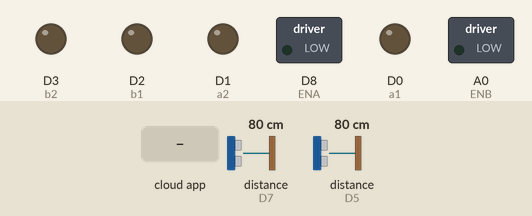
This sketch was run on a simulated ESP8266 (NodeMCU). On the bench: switched loads named in the sketch (green lamp = pin HIGH), output pins drawn as LEDs (lit = HIGH). Wiring (inferred from the names in the program): 2 × ultrasonic range finder: trigger D4, echo D5 / trigger D6, echo D7. The inputs (shaded band) are chosen by the test bench; at power-on: distance to the obstacle (sensors on D5, D7) 80 cm. The echo pulse lasts 58.3 µs per cm; WiFi joins after 1.5 s; servers stay silent unless stated; network time is answered at once with the bench clock; the local clock reads 2024-03-15 10:24:30 at power-on unless the sketch sets it; the Firebase database answers and starts empty; pins used as bus, display or sensor lines are not drawn; what the sketch prints to the serial monitor is not drawn.

Above: at 2.7 s.
2.8 s: the phone or cloud app sets man to 1
At 4.6 s:
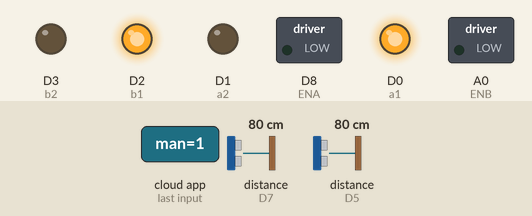
5.1 s: the phone or cloud app sets man to 2
At 6.9 s:
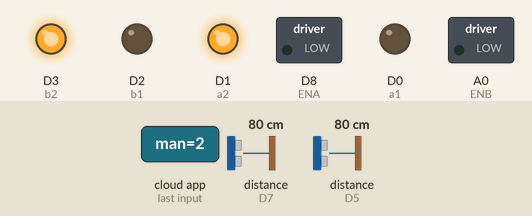
7.4 s: the phone or cloud app sets speed to 1
At 9.3 s:
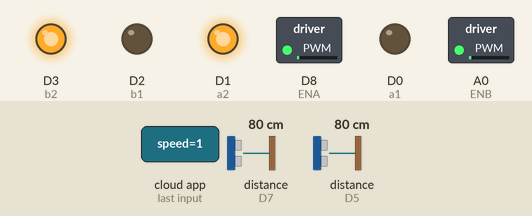
9.7 s: the phone or cloud app sets man to 1
At 11.6 s:
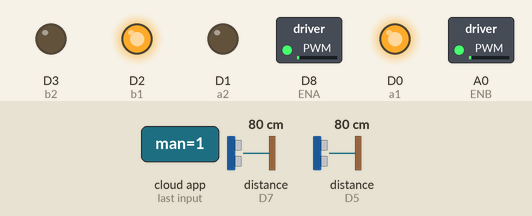
12.0 s: distance to the obstacle (sensor on D5) set to 12 cm
13.9 s: distance to the obstacle (sensor on D5) set to 9 cm
At 15.5 s:
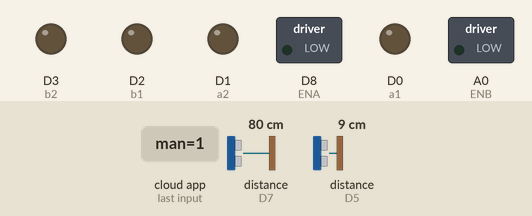
Timing chart, 0 to 16.8 s (numbered marks = the images above; inputs shaded):
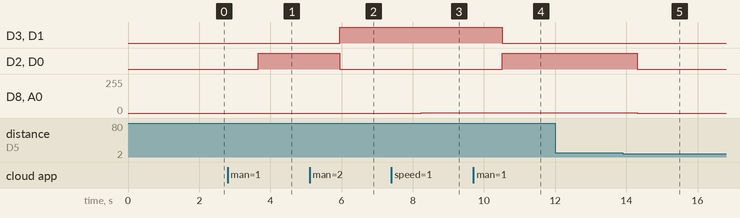

Measured:
- the behaviour switches between 11 and 10 cm on distance to the obstacle (sensor on D5) (found by bisection; images 4 and 5)
- after the input at 2.8 s, D2 (b1), D0 (a1): LOW → HIGH after 0.87 s
- after the input at 5.1 s, D3 (b2), D1 (a2): LOW → HIGH after 0.85 s; D2 (b1), D0 (a1): HIGH → LOW after 0.85 s
- after the input at 7.4 s, D8 (ENA), A0 (ENB): 0/255 → 1/255 after 0.83 s
- after the input at 9.7 s, D3 (b2), D1 (a2): HIGH → LOW after 0.82 s; D2 (b1), D0 (a1): LOW → HIGH after 0.82 s
- after the input at 12.0 s, every drawn part: stays the same
- after the input at 13.9 s, D2 (b1), D0 (a1): HIGH → LOW after 0.41 s; D8 (ENA), A0 (ENB): 1/255 → 0/255 after 0.41 s

The sketch:

solarbot.ino
```cpp
#include <ESP8266WiFi.h>
#include <FirebaseESP8266.h>
#include <NTPClient.h>
#include <WiFiUdp.h>

// ==== WiFi & Firebase Credentials ====
#define FIREBASE_HOST "harsha2-7efc2-default-rtdb.firebaseio.com/"
#define FIREBASE_AUTH "kwBJuiP1UMCx14zLC1WLYjrxf2Li6QvozgkATVVE"
const char* ssid     = "H";
const char* password = "12345678";

// ==== Motor & Sensor Pins ====
const int ENA = D8;
const int ENB = A0;
const int a1 = D0, a2 = D1, b1 = D2, b2 = D3;
const int trig1 = D4, echo1 = D5;      // Sensor 1 (Front)
const int trig2 = D6, echo2 = D7;      // Sensor 2 (Back)

// ==== Other Constants ====
#define SOUND_VELOCITY 0.034  // cm/us

FirebaseData firebaseData;
FirebaseData commandData, speedData;
WiFiUDP ntpUDP;
NTPClient timeClient(ntpUDP, "in.pool.ntp.org", 19800, 60000); // +5:30 IST

unsigned long lastReadMillis = 0;
const unsigned long readInterval = 200; // ms

// ==== Function Prototypes ====
float readDistanceCM(int trigPin, int echoPin);
void moveForward(int speed);
void moveBackward(int speed);
void stopMotors();

void setup() {
  Serial.begin(115200);

  pinMode(ENA, OUTPUT);
  pinMode(ENB, OUTPUT);
  pinMode(a1, OUTPUT);
  pinMode(a2, OUTPUT);
  pinMode(b1, OUTPUT);
  pinMode(b2, OUTPUT);
  pinMode(trig1, OUTPUT);
  pinMode(echo1, INPUT);
  pinMode(trig2, OUTPUT);
  pinMode(echo2, INPUT);

  WiFi.begin(ssid, password);
  Serial.print("Connecting to WiFi");
  while (WiFi.status() != WL_CONNECTED) {
    delay(300);
    Serial.print(".");
  }
  Serial.println("\nWiFi Connected!");

  Firebase.begin(FIREBASE_HOST, FIREBASE_AUTH);
  Firebase.reconnectWiFi(true);

  timeClient.begin();
}

void loop() {
  timeClient.update();
  String nowTime = timeClient.getFormattedTime();

  // ---- Periodic Firebase Read (every readInterval ms) ----
  if (millis() - lastReadMillis > readInterval) {
    lastReadMillis = millis();

    // Fetch command and speed from Firebase
    if (!Firebase.getString(commandData, "/FirebaseIOT/man")) {
      Serial.println("Failed to get /man");
      return;
    }
    if (!Firebase.getInt(speedData, "/FirebaseIOT/speed")) {
      Serial.println("Failed to get /speed");
      return;
    }
    String command = commandData.stringData();
    int carSpeed = speedData.intData();
    carSpeed = constrain(carSpeed, 0, 255);

    // Read front and back ultrasonic sensors
    float frontDist = readDistanceCM(trig1, echo1);
    float backDist = readDistanceCM(trig2, echo2);

    Firebase.setFloat(firebaseData, "/FirebaseIOT/front_distance", frontDist);
    Firebase.setFloat(firebaseData, "/FirebaseIOT/back_distance", backDist);

    // ---- Car Logic ----
    // Manual control: "1"=forward, "2"=backward, "0"=stop
    // Auto-mode (if you want: use a specific time window)
    bool autoMode = (nowTime > "01:00:20" && nowTime <= "05:34:20");

    String status;
    if ((command == "1" || autoMode) && frontDist > 10.0) {
      moveForward(carSpeed);
      status = "forward";
    } else if ((command == "2" || autoMode) && backDist > 5.0) {
      moveBackward(carSpeed);
      status = "backward";
    } else {
      stopMotors();
      status = "stopped";
    }

    Firebase.setString(firebaseData, "/FirebaseIOT/status", status);

    // ---- Debug ----
    Serial.printf("Status: %s, Cmd: %s, Spd: %d, F: %.1fcm, B: %.1fcm, Time: %s\n",
      status.c_str(), command.c_str(), carSpeed, frontDist, backDist, nowTime.c_str());
  }
}

// ==== Utility Functions ====
float readDistanceCM(int trigPin, int echoPin) {
  digitalWrite(trigPin, LOW);
  delayMicroseconds(2);
  digitalWrite(trigPin, HIGH);
  delayMicroseconds(10);
  digitalWrite(trigPin, LOW);
  long duration = pulseIn(echoPin, HIGH, 25000); // Timeout for stability
  float distance = duration * SOUND_VELOCITY / 2;
  return (duration == 0) ? 999.0 : distance; // 999cm = no reading
}

void moveForward(int speed) {
  digitalWrite(a1, HIGH); digitalWrite(a2, LOW);
  digitalWrite(b1, HIGH); digitalWrite(b2, LOW);
  analogWrite(ENA, speed);
  analogWrite(ENB, speed);
}

void moveBackward(int speed) {
  digitalWrite(a1, LOW); digitalWrite(a2, HIGH);
  digitalWrite(b1, LOW); digitalWrite(b2, HIGH);
  analogWrite(ENA, speed);
  analogWrite(ENB, speed);
}

void stopMotors() {
  digitalWrite(a1, LOW); digitalWrite(a2, LOW);
  digitalWrite(b1, LOW); digitalWrite(b2, LOW);
  analogWrite(ENA, 0);
  analogWrite(ENB, 0);
}
```
